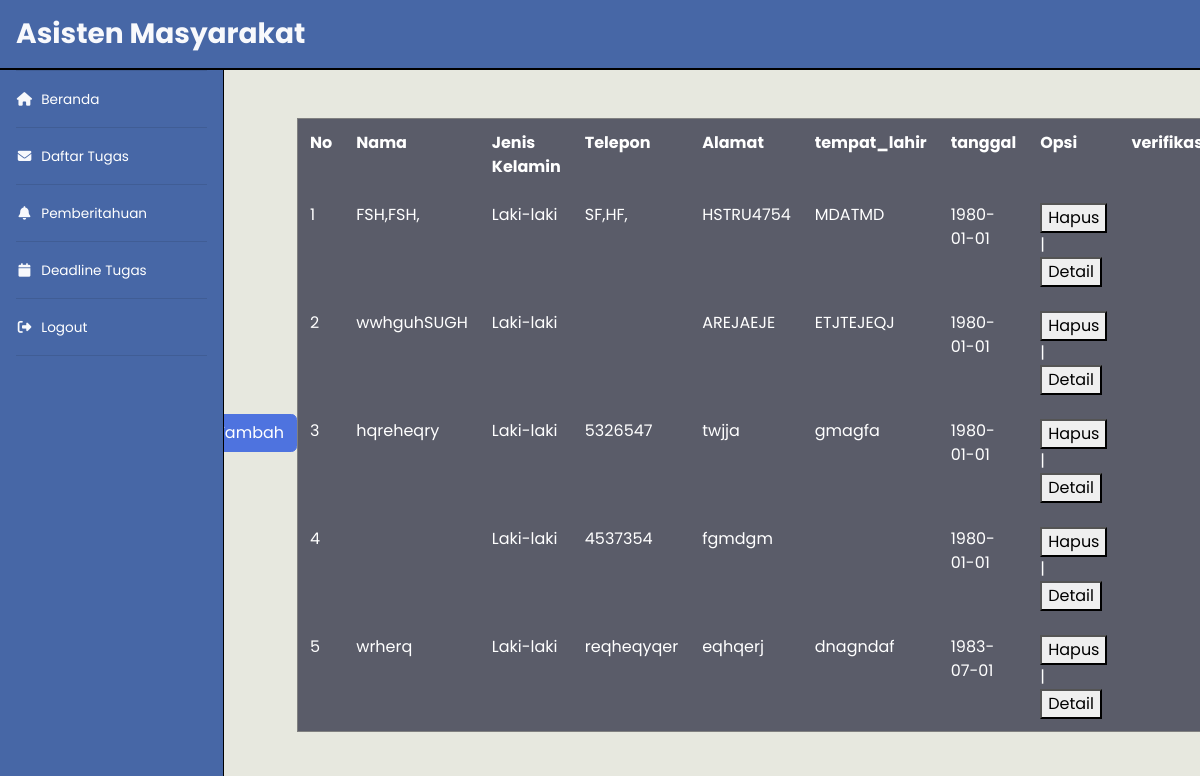
Screenshot of /notif_revisi/index.php with the database file from the repository.
### tables this page shows
CREATE TABLE `masyarakat` (
  `id_masyarakat` int(50) NOT NULL COMMENT '100001 ',
  `nama` varchar(255) NOT NULL,
  `jenis_kelamin` text NOT NULL,
  `alamat` text NOT NULL,
  `telepon` text NOT NULL,
  `tempat_lahir` text NOT NULL,
  `tanggal` date NOT NULL
);

### notif_revisi/index.php (the view, shortened to what this page needs)
<!DOCTYPE html>
<html lang="en">
  <head>
    <link href="vendor/fontawesome-free/css/all.min.css" rel="stylesheet" type="text/css" />
    <link href="css/sb-admin-2.min.css" rel="stylesheet" />
    <link href="vendor/datatables/dataTables.bootstrap4.min.css" rel="stylesheet" />
  </head>
  <body id="page-top" style="font-family: poppins">
    <nav class="navbar navbar-expand navbar-light bg-white topbar mb-2 static-top" style="background-color: #4767a6 !important; margin-bottom: 0% !important; border-bottom: solid black 2px">
      <h1 class="h3 mb-0 text-light" style="font-weight: 700">Asisten Masyarakat</h1>
    </nav>
    <div id="wrapper">
      <ul class="navbar-nav bg-secondary bg-gradient sidebar accordion" style="background-color: #4767a6 !important; border-right: solid black 1px; color: rgb(0, 0, 126)" id="accordionSidebar">
        <hr class="sidebar-divider my-0" />
        <li class="nav-item">
          <a class="nav-link" style="color: #ffff" href="index.html">
            <i class="fas fa-fw fa-home text-light"></i>
            <span>Beranda</span></a
          >
        </li>
        <hr class="sidebar-divider my-0" />
        <li class="nav-item">
          <a class="nav-link" href="../../notifikasi/notif/index.php">
            <i class="fas fa-fw fa-envelope -alt text-light"></i>
            <span>Daftar Tugas</span></a
          >
        </li>
        <hr class="sidebar-divider my-0" />
        <li class="nav-item">
          <a class="nav-link" href="index.html">
            <i class="fas fa-fw fa-bell text-light"></i>
            <span>Pemberitahuan</span></a
          >
        </li>
        <hr class="sidebar-divider my-0" />
        <li class="nav-item">
          <a class="nav-link" href="index.html">
            <i class="fas fa-fw fa-calendar text-light"></i>
            <span>Deadline Tugas</span></a
          >
        </li>
        <hr class="sidebar-divider my-0" />
        <li class="nav-item">
          <a class="nav-link" href="index.html">
            <i class="fas fa-fw fa-sign-out-alt text-light"></i>
            <span>Logout</span></a
          >
        </li>
        <hr class="sidebar-divider d-none d-md-block" />
      </ul>
      <div id="content-wrapper" class="" style="background-color: #e7e8df !important">
        <div id="content" style="background-color: #e7e8df !important">
          <div class="container-fluid d-flex justify-content-center align-items-center pt-5">
            <p>
                <div class="tambah">
                    <a class="btn btn-primary" href="tambah.php" id="tmbh">Tambah</a>
                </div>
            </p>
            <table border="1 px" class="table table-dark table-borderless" id="tbl">
                <tr>
                    <th>
                        No
                    </th>
                    <th>
                        Nama
                    </th>
                    <th>
                        Jenis Kelamin
                    </th>
                    <th>
                        Telepon
                    </th>
                    <th>
                        Alamat
                    </th>
                    <th>
                    tempat_lahir
                    </th>
                    <th>
                        tanggal
                    </th>
                    <th>
                        Opsi
                    </th>
                    <th>
                        verifikasi
                    </th>
                </tr>
                    <?php
                        include"koneksi.php";
                        $no = 1;
                        $data = mysqli_query ($koneksi, " select
                                                                id_masyarakat,
                                                                nama,
                                                                jenis_kelamin,
                                                                telepon,
                                                                alamat,
                                                                tempat_lahir,
                                                                tanggal
                                                          from
                                                          masyarakat
                                                          order by id_masyarakat DESC");
                        while ($row = mysqli_fetch_array ($data))
                        {
                    ?>
                <tr>
                    <td>
                        <?php echo $no++; ?>
                    </td>
                    <td>
                        <?php echo $row['nama']; ?>
                    </td>
                    <td>
                        <?php echo $row['jenis_kelamin']; ?>
                    </td>
                    <td>
                        <?php echo $row['telepon']; ?>
                    </td>
                    <td>
                        <?php echo $row['alamat']; ?>
                    </td>
                    <td>
                        <?php echo $row['tempat_lahir']; ?>
                    </td>
                    <td>
                        <?php echo $row['tanggal'];?>
                    </td>
                    <td class="opsi">
                        <a href="hapus.php?id=<?php echo $row['id_masyarakat']; ?>"> <button type="button">Hapus</button></a> |
                        <a href="detail.php?id=<?php echo $row['id_masyarakat']; ?>"><button>Detail</button></a>
                    </td>
                </tr>
                <?php
                    }
                ?>
            </table>
        </div>
    </div>
</div>
          </div>
  </body>
</html>

### notif_revisi/index.php (style rules this page uses)
.nav-link { color: #fff; transition-duration: 250ms; }

### rows the page displays
masyarakat: nama "FSH,FSH,", jenis_kelamin "Laki-laki", telepon "SF,HF,", alamat "HSTRU4754", tempat_lahir "MDATMD", tanggal "1980-01-01"
masyarakat: nama "wwhguhSUGH", jenis_kelamin "Laki-laki", alamat "AREJAEJE", tempat_lahir "ETJTEJEQJ", tanggal "1980-01-01"
masyarakat: nama "hqreheqry", jenis_kelamin "Laki-laki", telepon "5326547", alamat "twjja", tempat_lahir "gmagfa", tanggal "1980-01-01"
masyarakat: jenis_kelamin "Laki-laki", telepon "4537354", alamat "fgmdgm", tanggal "1980-01-01"
masyarakat: nama "wrherq", jenis_kelamin "Laki-laki", telepon "reqheqyqer", alamat "eqhqerj", tempat_lahir "dnagndaf", tanggal "1983-07-01"
